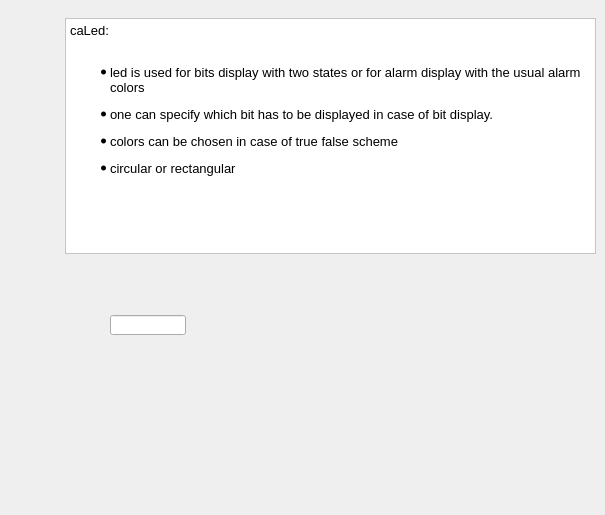
      <widget class="QWidget" name="tab_10">
       <attribute name="title">
        <string>caLed</string>
       </attribute>
       <widget class="QTextEdit" name="textEdit_7">
        <property name="geometry">
         <rect>
          <x>65</x>
          <y>18</y>
          <width>531</width>
          <height>236</height>
         </rect>
        </property>
        <property name="styleSheet">
         <string notr="true">
QWidget {background: white;} </string>
        </property>
        <property name="html">
         <string>&lt;!DOCTYPE HTML PUBLIC &quot;-//W3C//DTD HTML 4.0//EN&quot; &quot;http://www.w3.org/TR/REC-html40/strict.dtd&quot;&gt;
&lt;html&gt;&lt;head&gt;&lt;meta name=&quot;qrichtext&quot; content=&quot;1&quot; /&gt;&lt;style type=&quot;text/css&quot;&gt;
p, li { white-space: pre-wrap; }
&lt;/style&gt;&lt;/head&gt;&lt;body style=&quot; font-family:'Sans Serif'; font-size:9pt; font-weight:400; font-style:normal;&quot;&gt;
&lt;p style=&quot; margin-top:0px; margin-bottom:0px; margin-left:0px; margin-right:0px; -qt-block-indent:0; text-indent:0px;&quot;&gt;&lt;span style=&quot; font-size:10pt;&quot;&gt;caLed: &lt;/span&gt;&lt;/p&gt;
&lt;p style=&quot;-qt-paragraph-type:empty; margin-top:0px; margin-bottom:0px; margin-left:0px; margin-right:0px; -qt-block-indent:0; text-indent:0px; font-size:10pt;&quot;&gt;&lt;br /&gt;&lt;/p&gt;
&lt;ul style=&quot;margin-top: 0px; margin-bottom: 0px; margin-left: 0px; margin-right: 0px; -qt-list-indent: 1;&quot;&gt;&lt;li style=&quot; font-size:10pt;&quot; style=&quot; margin-top:12px; margin-bottom:0px; margin-left:0px; margin-right:0px; -qt-block-indent:0; text-indent:0px;&quot;&gt;led is used for bits display with two states or for alarm display with the usual alarm colors&lt;/li&gt;
&lt;li style=&quot; font-size:10pt;&quot; style=&quot; margin-top:12px; margin-bottom:0px; margin-left:0px; margin-right:0px; -qt-block-indent:0; text-indent:0px;&quot;&gt;one can specify which bit has to be displayed in case of bit display.&lt;/li&gt;
&lt;li style=&quot; font-size:10pt;&quot; style=&quot; margin-top:12px; margin-bottom:0px; margin-left:0px; margin-right:0px; -qt-block-indent:0; text-indent:0px;&quot;&gt;colors can be chosen in case of true false scheme&lt;/li&gt;
&lt;li style=&quot; font-size:10pt;&quot; style=&quot; margin-top:12px; margin-bottom:0px; margin-left:0px; margin-right:0px; -qt-block-indent:0; text-indent:0px;&quot;&gt;circular or rectangular&lt;/li&gt;&lt;/ul&gt;
&lt;p style=&quot;-qt-paragraph-type:empty; margin-top:12px; margin-bottom:0px; margin-left:0px; margin-right:0px; -qt-block-indent:1; text-indent:0px; font-size:10pt;&quot;&gt;&lt;br /&gt;&lt;/p&gt;
&lt;p style=&quot;-qt-paragraph-type:empty; margin-top:0px; margin-bottom:0px; margin-left:0px; margin-right:0px; -qt-block-indent:0; text-indent:0px; font-size:10pt;&quot;&gt;&lt;br /&gt;&lt;/p&gt;&lt;/body&gt;&lt;/html&gt;</string>
        </property>
       </widget>
       <widget class="caLed" name="caled">
        <property name="geometry">
         <rect>
          <x>305</x>
          <y>300</y>
          <width>41</width>
          <height>41</height>
         </rect>
        </property>
       </widget>
       <widget class="caLed" name="caLed_1">
        <property name="enabled">
         <bool>true</bool>
        </property>
        <property name="geometry">
         <rect>
          <x>405</x>
          <y>310</y>
          <width>30</width>
          <height>30</height>
         </rect>
        </property>
        <property name="rectangular">
         <bool>false</bool>
        </property>
        <property name="gradientEnabled">
         <bool>true</bool>
        </property>
        <property name="linearGradient">
         <bool>false</bool>
        </property>
        <property name="scaleContents">
         <bool>true</bool>
        </property>
        <property name="channel" stdset="0">
         <string notr="true">QTDM:COUNT:1</string>
        </property>
        <property name="bitNr">
         <number>1</number>
        </property>
        <property name="falseColor">
         <color>
          <red>0</red>
          <green>255</green>
          <blue>0</blue>
         </color>
        </property>
        <property name="trueColor">
         <color>
          <red>255</red>
          <green>0</green>
          <blue>0</blue>
         </color>
        </property>
       </widget>
       <widget class="caLed" name="caLed_2">
        <property name="geometry">
         <rect>
          <x>230</x>
          <y>310</y>
          <width>31</width>
          <height>31</height>
         </rect>
        </property>
        <property name="scaleContents">
         <bool>true</bool>
        </property>
        <property name="channel" stdset="0">
         <string notr="true">QTDM:COUNT:1</string>
        </property>
        <property name="bitNr">
         <number>0</number>
        </property>
        <property name="falseColor">
         <color>
          <red>160</red>
          <green>160</green>
          <blue>164</blue>
         </color>
        </property>
        <property name="trueColor">
         <color>
          <red>0</red>
          <green>255</green>
          <blue>0</blue>
         </color>
        </property>
       </widget>
       <widget class="caLineEdit" name="calineedit_5">
        <property name="geometry">
         <rect>
          <x>110</x>
          <y>315</y>
          <width>76</width>
          <height>20</height>
         </rect>
        </property>
        <property name="channel" stdset="0">
         <string notr="true">QTDM:COUNT:1</string>
        </property>
        <property name="background">
         <color>
          <red>0</red>
          <green>255</green>
          <blue>255</blue>
         </color>
        </property>
        <property name="colorMode">
         <enum>caLineEdit::Static</enum>
        </property>
        <property name="precisionMode">
         <enum>caLineEdit::User</enum>
        </property>
        <property name="unitsEnabled">
         <bool>true</bool>
        </property>
       </widget>
       <widget class="caLed" name="caLed_3">
        <property name="enabled">
         <bool>true</bool>
        </property>
        <property name="geometry">
         <rect>
          <x>475</x>
          <y>310</y>
          <width>30</width>
          <height>30</height>
         </rect>
        </property>
        <property name="rectangular">
         <bool>true</bool>
        </property>
        <property name="gradientEnabled">
         <bool>false</bool>
        </property>
        <property name="linearGradient">
         <bool>false</bool>
        </property>
        <property name="scaleContents">
         <bool>true</bool>
        </property>
        <property name="channel" stdset="0">
         <string notr="true">QTDM:COUNT:1</string>
        </property>
        <property name="bitNr">
         <number>1</number>
        </property>
        <property name="falseColor">
         <color>
          <red>0</red>
          <green>255</green>
          <blue>0</blue>
         </color>
        </property>
        <property name="trueColor">
         <color>
          <red>255</red>
          <green>0</green>
          <blue>0</blue>
         </color>
        </property>
       </widget>
       <widget class="caLed" name="caLed_4">
        <property name="enabled">
         <bool>true</bool>
        </property>
        <property name="geometry">
         <rect>
          <x>535</x>
          <y>310</y>
          <width>30</width>
          <height>30</height>
         </rect>
        </property>
        <property name="rectangular">
         <bool>true</bool>
        </property>
        <property name="gradientEnabled">
         <bool>true</bool>
        </property>
        <property name="linearGradient">
         <bool>true</bool>
        </property>
        <property name="scaleContents">
         <bool>true</bool>
        </property>
        <property name="channel" stdset="0">
         <string notr="true">QTDM:COUNT:1</string>
        </property>
        <property name="bitNr">
         <number>1</number>
        </property>
        <property name="falseColor">
         <color>
          <red>0</red>
          <green>255</green>
          <blue>0</blue>
         </color>
        </property>
        <property name="trueColor">
         <color>
          <red>255</red>
          <green>0</green>
          <blue>0</blue>
         </color>
        </property>
       </widget>
       <widget class="caLed" name="caled_2">
        <property name="geometry">
         <rect>
          <x>235</x>
          <y>395</y>
          <width>36</width>
          <height>32</height>
         </rect>
        </property>
        <property name="rectangular">
         <bool>true</bool>
        </property>
        <property name="gradientEnabled">
         <bool>false</bool>
        </property>
        <property name="ledWidth">
         <number>30</number>
        </property>
        <property name="ledHeight">
         <number>30</number>
        </property>
        <property name="linearGradient">
         <bool>false</bool>
        </property>
        <property name="scaleContents">
         <bool>false</bool>
        </property>
        <property name="channel" stdset="0">
         <string notr="true">QTDM:TEST:AO</string>
        </property>
        <property name="colorMode">
         <enum>caLed::Alarm</enum>
        </property>
       </widget>
       <widget class="caNumeric" name="canumeric_5">
        <property name="geometry">
         <rect>
          <x>295</x>
          <y>395</y>
          <width>186</width>
          <height>106</height>
         </rect>
        </property>
        <property name="integerDigits" stdset="0">
         <number>3</number>
        </property>
        <property name="decimalDigits" stdset="0">
         <number>0</number>
        </property>
        <property name="channel" stdset="0">
         <string notr="true">QTDM:TEST:AO</string>
        </property>
        <property name="foreground">
         <color>
          <red>255</red>
          <green>255</green>
          <blue>0</blue>
         </color>
        </property>
        <property name="background">
         <color>
          <red>0</red>
          <green>85</green>
          <blue>255</blue>
         </color>
        </property>
        <property name="precisionMode">
         <enum>caNumeric::User</enum>
        </property>
       </widget>
       <widget class="caCircularGauge" name="cacirculargauge_4">
        <property name="geometry">
         <rect>
          <x>105</x>
          <y>395</y>
          <width>111</width>
          <height>111</height>
         </rect>
        </property>
        <property name="minValue">
         <double>0.000000000000000</double>
        </property>
        <property name="lowError">
         <double>0.000000000000000</double>
        </property>
        <property name="lowWarning">
         <double>0.000000000000000</double>
        </property>
        <property name="highError">
         <double>5.000000000000000</double>
        </property>
        <property name="maxValue">
         <double>5.000000000000000</double>
        </property>
        <property name="externalLimitsEnabled" stdset="0">
         <bool>true</bool>
        </property>
        <property name="colorMode">
         <enum>EAbstractGauge::COLORBAR</enum>
        </property>
        <property name="valueFormat">
         <string>%.0f</string>
        </property>
        <property name="numMajorTicks">
         <number>6</number>
        </property>
        <property name="numMinorTicks">
         <number>10</number>
        </property>
        <property name="channel" stdset="0">
         <string notr="true">QTDM:TEST:AO</string>
        </property>
       </widget>
      </widget>
